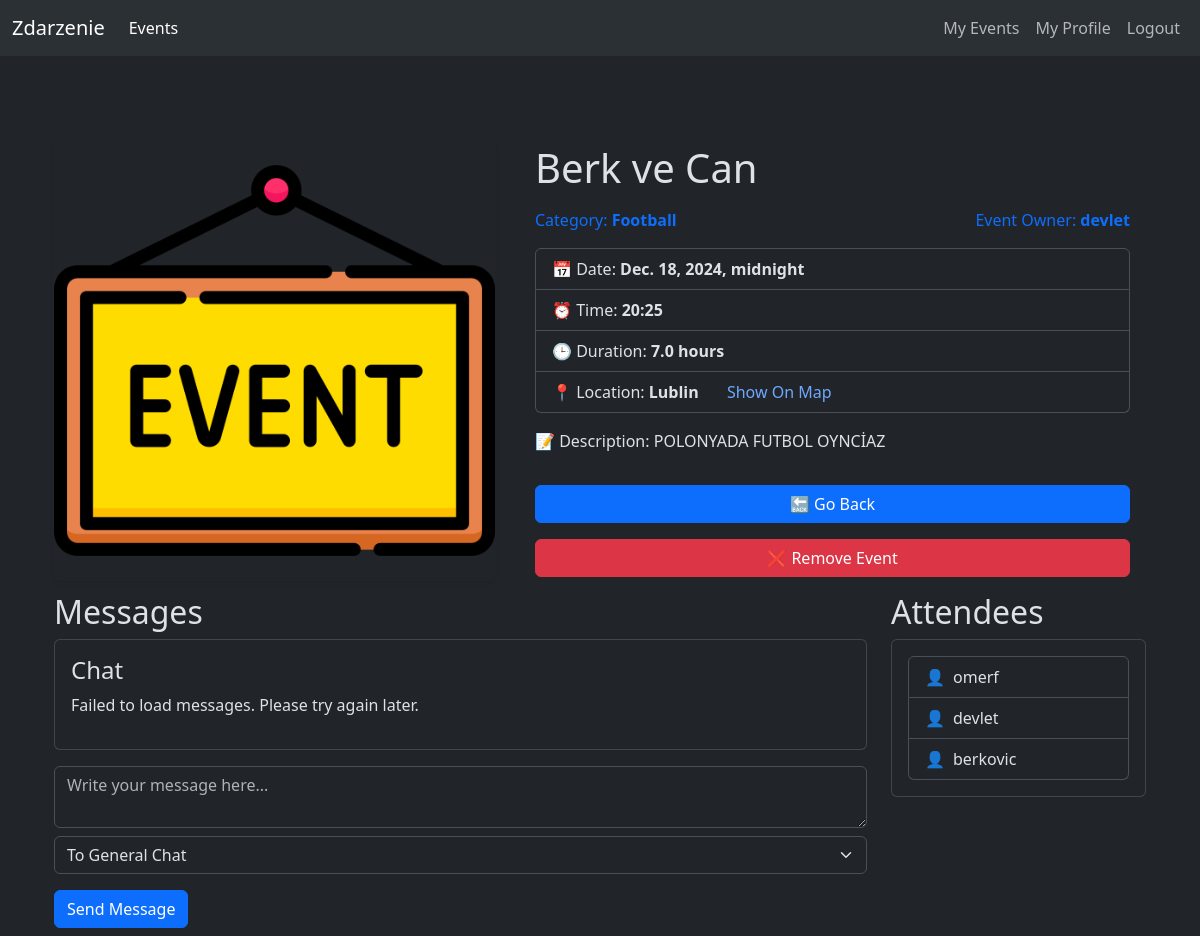
The page /events/show_event/2 (signed in) on the database its author committed.
### events/models.py (models this page shows, shortened)
class Event(models.Model):
    event_id = models.AutoField(primary_key=True)
    event_name = models.CharField(max_length=60,blank=True, null=True)
    event_description = models.TextField(blank=True, null=True)
    event_date = models.DateTimeField(blank=True, null=True)
    event_time = models.CharField(max_length=10,blank=True, null=True)
    event_duration = models.FloatField(max_length=10,blank=True, null=True)
    event_location = models.ForeignKey(Location,on_delete=models.CASCADE,blank=True,null=True)
    event_category = models.CharField(max_length=60,blank=True, null=True)
    event_image = models.ImageField(upload_to='event_images', blank=True, null=True)
    event_is_approved = models.BooleanField(blank=True,null=True)
    event_owner = models.ForeignKey(User,on_delete=models.CASCADE,blank=True,null=True)
    attendees = models.ManyToManyField(User, related_name='events', blank=True)

class Location(models.Model):
    location_id = models.AutoField(primary_key=True)
    location_name = models.CharField(max_length=60,blank=True, null=True)
    location_latitude = models.FloatField(blank=True,null=True)
    location_longitude = models.FloatField(blank=True,null=True)

### events/views.py (the view)
# urls.py: path("show_event/<int:id>",views.show_event,name= "show_event"),
@login_required
def show_event(request, id):
    event = get_object_or_404(Event, event_id=id)
    if not event.event_is_approved:
        messages.warning(request, "This event is not approved and cannot be viewed.")
        return redirect('events:all_events')
    general_messages = Message.objects.filter(event=event, is_to_all=True).order_by('sent_time')
    private_messages = Message.objects.filter(
        event=event,
        is_to_all=False,
        sender=request.user
    ) | Message.objects.filter(
        event=event,
        is_to_all=False,
        receiver=request.user
    ).order_by('sent_time')
    return render(request, 'events/show_event.html', {
        "event": event,
        "general_messages": general_messages,
        "private_messages": private_messages
    })

### templates/events/show_event.html (shortened to what this page needs)
{% extends "../utils/layout.html" %}
{% load static %}
{% block body %}
<div class="container mt-4">
    <div class="row align-items-center">
        <div class="col-md-5">
            <div class="event-image">
                {% if event.event_image %}
                    <img src="{{ event.event_image.url }}" alt="{{ event.event_name }}" class="img-fluid rounded shadow-sm">
                {% else %}
                    <img src="{% static 'images/default_event.jpg' %}" alt="Event Image" class="img-fluid rounded shadow-sm">
                {% endif %}
            </div>
        </div>
        <div class="col-md-7">
            <div class="event-content p-3">
                <h1 class="mb-3 title">{{ event.event_name }}</h1>
                <div class="d-flex justify-content-between align-items-center mb-3">
                    <p class="event-category text-primary mb-0">Category: <strong>{{ event.event_category }}</strong></p>
                    <p class="event-category text-primary mb-0">Event Owner: <strong>{{ event.event_owner.username }}</strong></p>
                </div>
                <ul class="list-group mb-3">
                    <li class="list-group-item"><span>📅</span> Date: <strong>{{ event.event_date }}</strong></li>
                    <li class="list-group-item"><span>⏰</span> Time: <strong>{{ event.event_time }}</strong></li>
                    <li class="list-group-item"><span>🕒</span> Duration: <strong>{{ event.event_duration }} hours</strong></li>
                    <li class="list-group-item">
                        <span>📍</span> Location: <strong>{{ event.event_location.location_name }}</strong>
                        <a href="#"
                           class="link-offset-2 link-underline link-underline-opacity-0 ms-4"
                           data-bs-toggle="modal"
                           data-bs-target="#mapModal"
                           id="showMapLink"
                           data-lat="{{ event.event_location.location_latitude }}"
                           data-lng="{{ event.event_location.location_longitude }}">
                            Show On Map
                        </a>
                    </li>
                </ul>
                <p class="event-description mb-3">📝 Description: {{ event.event_description }}</p>
                <a href="{% url 'events:all_events' %}" class="btn btn-primary w-100 mt-3">🔙 Go Back</a>
                {% if request.user == event.event_owner or request.user.is_superuser %}
                    <form action="{% url 'events:delete_event' event.event_id %}" method="POST" class="mt-3">
                        <button type="submit" class="btn btn-danger w-100">❌ Remove Event</button>
                    </form>
                {% endif %}
            </div>
        </div>
    </div>
    {% if request.user in event.attendees.all or request.user.is_superuser %}
    <div class="row">
        <div class="col-md-9">
            <h2>Messages</h2>
            <div class="card">
                <div class="card-body">
                    <h4>Chat</h4>
                    <div id="private-chat">
                    </div>
                </div>
            </div>
            <form method="POST" action="{% url 'messaging:send_message' event.event_id %}" class="mt-3">
                <textarea name="message_text" class="form-control mb-2" rows="2" placeholder="Write your message here..." required></textarea>
                <select name="receiver" class="form-select mb-2">
                    <option value="general">To General Chat</option>
                </select>
                <button type="submit" class="btn btn-primary mt-2 mb-2">Send Message</button>
            </form>
        </div>
        <div class="col-md-3">
            <h2>Attendees</h2>
            <div class="card">
                <div class="card-body">
                    {% if event.attendees.exists %}
                        <ul class="list-group">
                            {% for attendee in event.attendees.all %}
                                <li class="list-group-item d-flex align-items-center">
                                    <span class="me-2">👤</span>
                                    <span>{{ attendee.username }}</span>
                                </li>
                            {% endfor %}
                        </ul>
                    {% else %}
                        <p class="text-muted">No attendees yet. Be the first to join!</p>
                    {% endif %}
                </div>
            </div>
        </div>
    </div>
    {% else %}
        <div class="mt-5 alert alert-warning">
            You need to join the event to see and send messages.
        </div>
    {% endif %}
</div>
<div class="toast-container position-fixed bottom-0 end-0 p-3">
</div>
{% endblock body %}

### rows shown on the page
Event: event_image (picture), event_name "Berk ve Can", event_category "Football", event_owner.username "devlet", event_date "Dec. 18, 2024, midnight", event_time "20:25", event_duration "7.0", event_location.location_name "Lublin", event_description "POLONYADA FUTBOL OYNCİAZ"

### other values the page prints
{{ attendee.username }} "omerf"
{{ attendee.username }} "devlet"
{{ attendee.username }} "berkovic"
